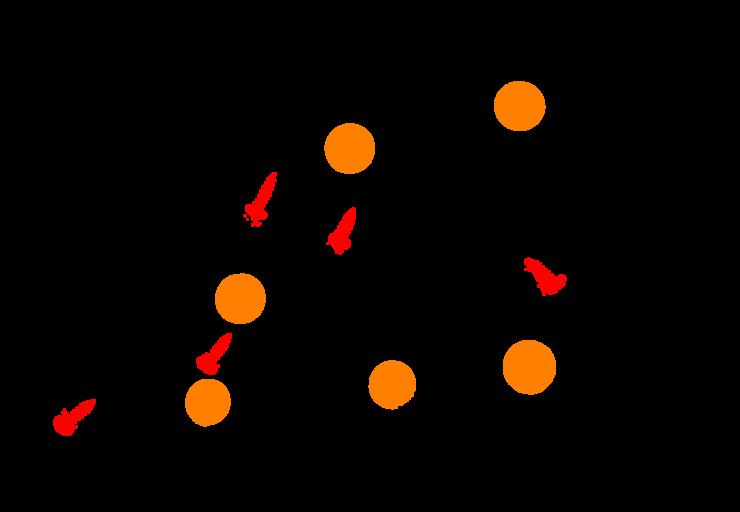
%> input picture output/IMG_01.jpg, 740 x 512 px
$ octave 'Task 1-4.m'   (GNU Octave 9; MATLAB toolbox functions it lacks are replaced by stand-ins)
%> lines starting %> are read from the running program, lines starting %| are printed output that depends on the picture; in (x1, y1, x2, y2) boxes, pixels count from 0 and x2, y2 are one past the last pixel; in counts of white or black regions, pixels touching at a corner belong together; the program's own positions count from 1
clear; close all;

% -----------------------Task 1: Pre-processing -----------------------
% Step-1: Loading input image
I = imread('IMG_01.jpg');
%> I is the input picture: size 512x740x3 uint8; mean R, G, B 10.8, 4.3, 0.5

% Step-2: Coverting image to grayscale
I_gray = rgb2gray(I);
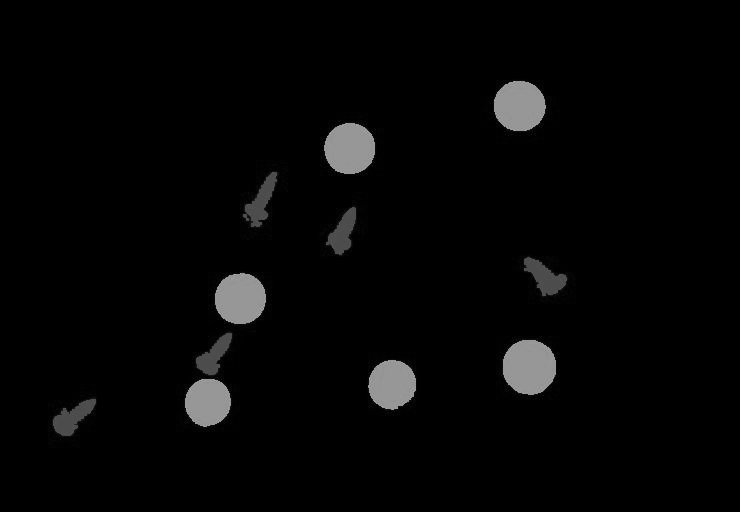
%> I_gray: size 512x740 uint8; min 0, max 187, mean 5.8

% Step-3: Rescaling image using imresize by -50% and bilinear interpolation
I_Rescaled = imresize(I_gray,0.5,'bilinear');
figure, imshow(I_Rescaled);
title('Rescaled Image (-50%)')


% Step-4: Producing histogram before enhancing.
mi = min(min(I_Rescaled));
%> mi = 0
ma = max(max(I_Rescaled));
%> ma = 154
L = (ma - mi) + 1;
%> L = 155

for i = 1:L
    pixel_value(i) = i - 1;
    frequency = find( I_Rescaled == pixel_value(i) );
    Nk(i) = length( frequency );
end
%> this loop made 155 passes
%> frequency on passes 22, 34, 35: [8653; 8910; 9434; 28085; 45172; 69267; 70022; 71349], [9943; 23751; 30601; 41551; 64810; 69690; 70804; 72589], [23757; 32112; 32928; 42621; 47943; 67977; 69035]
%> after the loop, Nk = 155 values, max 86088 at index 1, min 0 at index 86, mean 611.1; pixel_value = 155 values from 0 to 154

%Displaying the histogram
figure, bar(pixel_value,Nk,0.7);
title('Image Histogram (Pre-Enchancement)')
%> figure, not shown here; tallest bar 86088 high, from x = -0.35 to 0.35


% Step-5: Enhancing the image before binarisation using imadjust.

I_Rescaled_Double = 255*im2double(I_Rescaled);

mi = min(min(I_Rescaled_Double));
ma = max(max(I_Rescaled_Double));

I_Enchanced = imadjust(I_Rescaled,[mi/255; ma/255],[0; 1]);
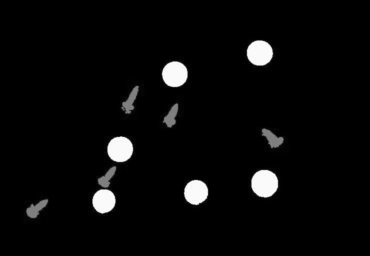
%> I_Enchanced: size 256x370 uint8; min 0, max 255, mean 9.6

%Displaying the enhanced image
figure, imshow(I_Enchanced);
title('Enchanced Image')


% Step-6: Histogram after enhancement
mi = min(min(I_Enchanced));
ma = max(max(I_Enchanced));
%> ma = 255

L = (ma - mi) + 1;
%> L = 255

%Counting the pixel intensities
for i = 1:L
    pixel_value(i) = i - 1;
    frequency = find( I_Enchanced == pixel_value(i) );
    Nk(i) = length( frequency );
end
%> this loop made 255 passes
%> after the loop, Nk = 255 values, max 86088 at index 1, min 0 at index 2, mean 371.4; pixel_value = 255 values from 0 to 254

%Displaying the histogram
figure, bar(pixel_value,Nk,0.7);
title('Image Histogram (Post-Enchancement)')
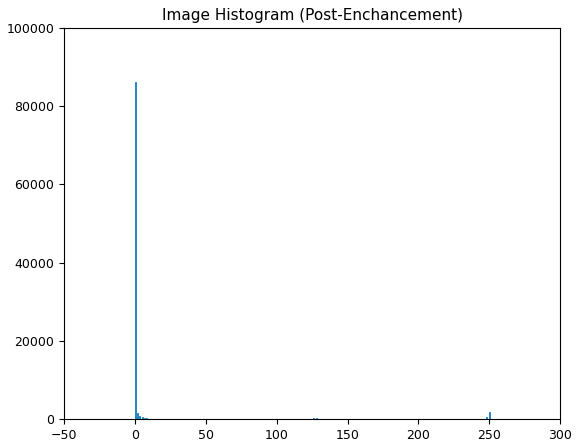
%> figure redrawn from the program's plot data; tallest bar 86088 high, from x = -0.35 to 0.35


% Step-7: Image Binarisation

%Binarizing the image using adaptive thresholding.
I_Binary = imbinarize(I_Enchanced,'adaptive','ForegroundPolarity','dark','Sensitivity',0.51);
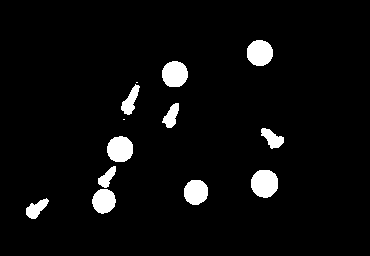
%> I_Binary: size 256x370 logical; 4.7% white; 13 white regions (2 under 20 px), largest, box (x1, y1, x2, y2) and area: (251, 170, 278, 198) 613, (107, 136, 133, 162) 547, (162, 61, 188, 87) 546

%Displaying the Binarized image:
figure, imshow(I_Binary);
title('Binarized Image')


%----------------------- Task 2: Edge detection -----------------------
%Detecting the edge using the Sobel algorithm
I_Edge = edge(I_Enchanced,'Sobel');
%> I_Edge: size 256x370 logical; 0.76% white in thin lines or dots, all inside (x1, y1, x2, y2) = (26, 40, 284, 219)

%Displaying the Edge Detected image:
figure, imshow(I_Edge);
title('Edge Detected Image (Sobel)')


% ----------------------- Task 3: Simple segmentation -----------------------

%Detecting the edge using the Sobel algorithm
I_Edge_2 = edge(I_Enchanced,'sobel');

%Removing objects bigger than 7px
I_Edge_2 = bwareaopen(I_Edge_2,7);

%Creating 2 line based structural elements
se90 = strel('line',3,90);
se0 = strel('line',3,0);

%Dilating the image with those 2 elements and filling holes.
I_Seg_Dilate = imdilate(I_Edge_2,[se90 se0]);
%> I_Seg_Dilate: size 256x370 logical; 2.9% white; 10 white regions, largest, box (x1, y1, x2, y2) and area: (91, 165, 118, 215) 458, (250, 168, 280, 199) 297, (106, 135, 135, 164) 282
I_Seg_Fill = imfill(I_Seg_Dilate,'holes');
%> I_Seg_Fill: size 256x370 logical; 5.8% white; 10 white regions, largest, box (x1, y1, x2, y2) and area: (91, 165, 118, 215) 854, (250, 168, 280, 199) 744, (106, 135, 135, 164) 669

I_Seg = imclearborder(I_Seg_Fill,8);

%Displaying the Segmented image:
figure, imshow(I_Seg);
title('Segmentation Image')


%----------------------- Task 4: Object Recognition -----------------------

%Creating a labelled image
L = bwlabel(I_Seg,4);
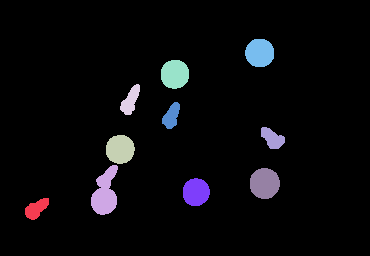
%> L: size 256x370 double; 11 distinct labels, from 0 to 10; one colour per label, 0 black

%Getting a list of each objects Circularity

stats = regionprops('table',I_Seg,'Circularity');
%> stats = 10 items; first 5, Circularity: 0.751, 0.554, 0.987, 0.641, 0.998

%Finding which objects are washers and wish are screws based on there Circularity. Labelling them based on this.
stats_length = height(stats);
%> stats_length = 10
for row = 1:stats_length
   if stats{row,1} > 0.95
       L(L == row)= 12;
   else
       L(L == row)= 13;

   end
end
%> this loop made 10 passes
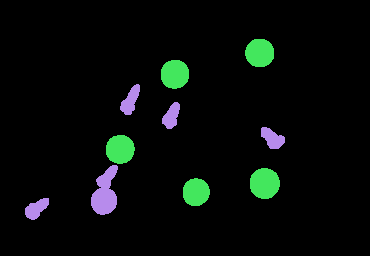
%> L: size 256x370 double; 3 distinct labels, from 0 to 13; one colour per label, 0 black

%Replacing label value of 12 & 13 with 1 and 2. This is just for color
%later. 12 & 13 cannot be set initally as 1 & 2 else it breaks! Has to be
%done now.

L(L==12)=1;
L(L==13)=2;
%> L: size 256x370 double; 3 distinct labels, from 0 to 2

%Creating a RGB label based on the Label.
RGB_label = label2rgb(L,'prism','k','shuffle');
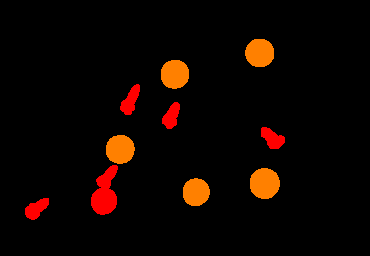
%> RGB_label: size 256x370x3 uint8; mean R, G, B 14.8, 4.5, 0

%Displaying the RGB label to the screen.
figure, imshow(RGB_label)
title('Labeled Image (Orange = Washer, Red = Small Screw)')

$ run again, with output/IMG_02.jpg copied over output/IMG_01.jpg
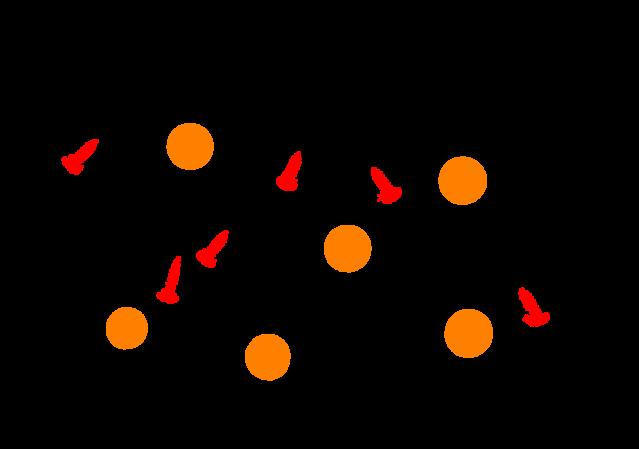
%> input picture output/IMG_02.jpg, 639 x 449 px
%> I is the input picture: size 449x639x3 uint8; mean R, G, B 12.7, 5, 0.6
%> mi = 0
%> `ma = max(max(I_Rescaled));`: ma = 153
%> `L = (ma - mi) + 1;`: L = 154
%> the loop `for i = 1:L` made 154 passes
%> frequency on passes 43, 44, 47: [9308; 20382; 23747; 32801; 61357], [7054; 20379; 39488; 58422], [24205; 33834]
%> after the loop `for i = 1:L`: Nk = 154 values, max 63689 at index 1, min 0 at index 90, mean 467.5; pixel_value = 154 values from 0 to 153
%> `ma = max(max(I_Enchanced));`: ma = 255
%> after the loop `for i = 1:L`: Nk = 255 values, max 63689 at index 1, min 0 at index 2, mean 282.3; pixel_value = 255 values from 0 to 254
%> I_Binary: size 225x320 logical; 5.6% white; 13 white regions (1 under 20 px), largest, box (x1, y1, x2, y2) and area: (222, 154, 247, 180) 510, (219, 78, 244, 103) 501, (162, 112, 187, 137) 490
%> I_Edge: size 225x320 logical; 0.98% white in thin lines or dots, all inside (x1, y1, x2, y2) = (30, 61, 276, 191)
%> I_Seg_Dilate: size 225x320 logical; 3.8% white; 12 white regions, largest, box (x1, y1, x2, y2) and area: (221, 153, 248, 181) 266, (218, 77, 245, 104) 262, (161, 111, 188, 138) 262
%> I_Seg_Fill: size 225x320 logical; 7% white; 12 white regions, largest, box (x1, y1, x2, y2) and area: (221, 153, 248, 181) 623, (218, 77, 245, 104) 613, (161, 111, 188, 138) 604
%> `L = bwlabel(I_Seg,4);`:
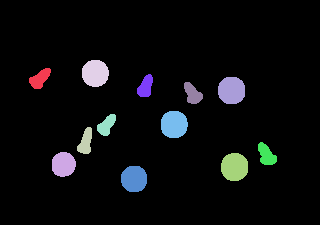
%> L: size 225x320 double; 13 distinct labels, from 0 to 12; one colour per label, 0 black
%> stats = 12 items; first 5, Circularity: 0.759, 0.992, 0.671, 0.993, 0.762
%> stats_length = 12
%> the loop `for row = 1:stats_length` made 12 passes
%> `RGB_label = label2rgb(L,'prism','k','shuffle');`:
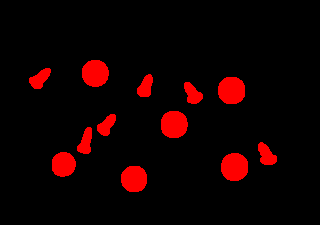
%> RGB_label: size 225x320x3 uint8; mean R, G, B 17.9, 0, 0

$ run again, with output/IMG_03.jpg copied over output/IMG_01.jpg
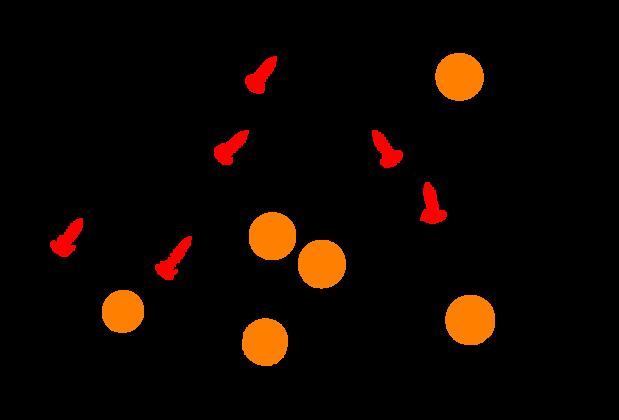
%> input picture output/IMG_03.jpg, 619 x 420 px
%> I is the input picture: size 420x619x3 uint8; mean R, G, B 14.3, 5.6, 0.6
%> mi = 0
%> `ma = max(max(I_Rescaled));`: ma = 153
%> `L = (ma - mi) + 1;`: L = 154
%> the loop `for i = 1:L` made 154 passes
%> frequency on passes 30, 31, 34: [7682; 14654; 18613; 26155; 27971; 36050; 39130; 51180], [5371; 13607; 19230; 34981; 46247; 46782], [45610; 45876; 46649; 47419; 47611]
%> after the loop `for i = 1:L`: Nk = 154 values, max 56922 at index 1, min 0 at index 89, mean 422.7; pixel_value = 154 values from 0 to 153
%> `ma = max(max(I_Enchanced));`: ma = 255
%> the loop `for i = 1:L` made 255 passes
%> after the loop `for i = 1:L`: Nk = 255 values, max 56922 at index 1, min 0 at index 2, mean 255.3; pixel_value = 255 values from 0 to 254
%> I_Binary: size 210x310 logical; 6.2% white; 13 white regions (1 under 20 px), largest, box (x1, y1, x2, y2) and area: (223, 147, 248, 173) 531, (218, 26, 243, 51) 490, (149, 120, 173, 145) 484
%> I_Edge: size 210x310 logical; 1.1% white in thin lines or dots, all inside (x1, y1, x2, y2) = (25, 26, 248, 184)
%> I_Seg_Dilate: size 210x310 logical; 4.2% white; 11 white regions, largest, box (x1, y1, x2, y2) and area: (123, 104, 175, 146) 532, (221, 146, 249, 174) 273, (216, 25, 244, 52) 265
%> I_Seg_Fill: size 210x310 logical; 7.9% white; 11 white regions, largest, box (x1, y1, x2, y2) and area: (123, 104, 175, 146) 1223, (221, 146, 249, 174) 650, (216, 25, 244, 52) 608
%> stats = 11 items; first 5, Circularity: 0.774, 0.99, 0.68, 0.754, 0.988
%> stats_length = 11
%> the loop `for row = 1:stats_length` made 11 passes
%> after the loop `for row = 1:stats_length`:
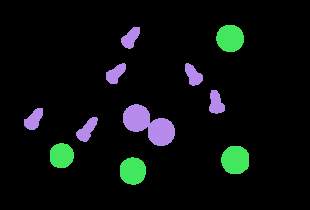
%> L: size 210x310 double; 3 distinct labels, from 0 to 13; one colour per label, 0 black
%> `RGB_label = label2rgb(L,'prism','k','shuffle');`:
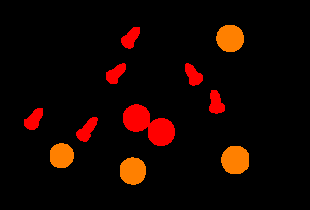
%> RGB_label: size 210x310x3 uint8; mean R, G, B 20.2, 4.6, 0

$ run again, with output/IMG_04.jpg copied over output/IMG_01.jpg
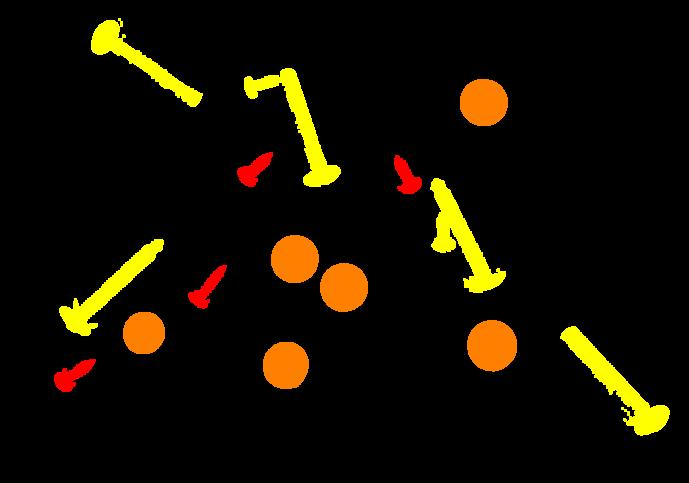
%> input picture output/IMG_04.jpg, 689 x 483 px
%> I is the input picture: size 483x689x3 uint8; mean R, G, B 20.6, 14.7, 1.5
%> mi = 0
%> `ma = max(max(I_Rescaled));`: ma = 227
%> `L = (ma - mi) + 1;`: L = 228
%> the loop `for i = 1:L` made 228 passes
%> frequency on passes 32, 50: [16100; 47753; 49451; 68416; 75960; 78385; 80800], [9146; 20008; 26520; 30102; 38302; 75464]
%> after the loop `for i = 1:L`: Nk = 228 values, max 68220 at index 1, min 1 at index 201, mean 366.2; pixel_value = 228 values from 0 to 227
%> `ma = max(max(I_Enchanced));`: ma = 255
%> the loop `for i = 1:L` made 255 passes
%> after the loop `for i = 1:L`: Nk = 255 values, max 68220 at index 1, min 0 at index 6, mean 327.4; pixel_value = 255 values from 0 to 254
%> I_Binary: size 242x345 logical; 8.9% white; 16 white regions (1 under 20 px), largest, box (x1, y1, x2, y2) and area: (215, 89, 254, 147) 824, (280, 163, 336, 219) 823, (122, 34, 171, 94) 791
%> I_Edge: size 242x345 logical; 1.7% white in thin lines or dots, all inside (x1, y1, x2, y2) = (26, 9, 336, 219)
%> I_Seg_Dilate: size 242x345 logical; 6.5% white; 14 white regions, largest, box (x1, y1, x2, y2) and area: (121, 33, 172, 95) 655, (279, 162, 337, 220) 642, (214, 88, 255, 148) 641
%> I_Seg_Fill: size 242x345 logical; 11.2% white; 14 white regions, largest, box (x1, y1, x2, y2) and area: (134, 116, 186, 158) 1215, (279, 162, 337, 220) 1087, (214, 88, 255, 148) 1065
%> stats = 14 items; first 5, Circularity: 0.189, 0.409, 0.394, 0.999, 0.174
%> stats_length = 14
%> the loop `for row = 1:stats_length` made 14 passes
%> `RGB_label = label2rgb(L,'prism','k','shuffle');`:
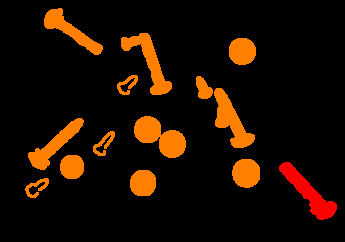
%> RGB_label: size 242x345x3 uint8; mean R, G, B 28.6, 12.7, 0
